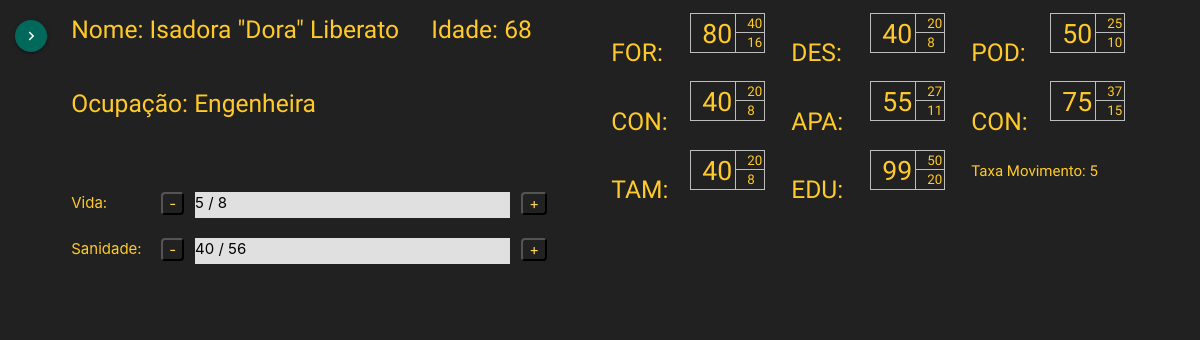
The page /ficha_cthulhu/2/ on the database its author committed.
### core/models/model_personagem.py (models this page shows, shortened)
class Personagem(models.Model):
    class Meta:
        verbose_name = ('personagem')
        verbose_name_plural = ('personagens')
    nome = models.CharField(max_length=200)
    idade = models.IntegerField(null=True, blank=True)
    natureza = models.CharField(max_length=150, null=True, blank=True)
    comportamento = models.CharField(max_length=150, null=True, blank=True)
    cla = models.CharField(max_length=100, null=True, blank=True)
    ocupacao = models.CharField(max_length=100, null=True, blank=True)
    senhor = models.CharField(max_length=150, null=True, blank=True)
    conceito = models.CharField(max_length=150, null=True, blank=True)
    mesa = models.ForeignKey('Mesa', on_delete=models.SET_NULL, null=True)

### core/models/model_ficha_cthulhu.py (models this page shows, shortened)
class Ficha_Cthulhu(models.Model):
    class Meta:
        verbose_name = ('ficha_cthulhu')
        verbose_name_plural = ('fichas_cthulhu')
    id_personagem = models.ForeignKey('Personagem', on_delete=models.CASCADE)
    pontos_vida = models.IntegerField(null=False, default=0)
    pontos_vida_max = models.IntegerField(null=False, default=0)
    sanidade = models.IntegerField(null=False, default=0)
    sanidade_max = models.IntegerField(null=False, default=0)
    FOR = models.IntegerField(null=True, blank=False, default=1)
    FOR_bom= models.IntegerField(null=True, blank=False, default=1)
    FOR_extremo = models.IntegerField(null=True, blank=False, default=1)
    CON = models.IntegerField(null=True, blank=False, default=1)
    CON_bom = models.IntegerField(null=True, blank=False, default=1)
    CON_extremo = models.IntegerField(null=True, blank=False, default=1)
    TAM = models.IntegerField(null=True, blank=False, default=1)
    TAM_bom = models.IntegerField(null=True, blank=False, default=1)
    TAM_extremo = models.IntegerField(null=True, blank=False, default=1)
    DES = models.IntegerField(null=True, blank=False, default=1)
    DES_bom = models.IntegerField(null=True, blank=False, default=1)
    DES_extremo = models.IntegerField(null=True, blank=False, default=1)
    APA = models.IntegerField(null=True, blank=False, default=1)
    APA_bom = models.IntegerField(null=True, blank=False, default=1)
    APA_extremo = models.IntegerField(null=True, blank=False, default=1)
    EDU = models.IntegerField(null=True, blank=False, default=1)
    EDU_bom = models.IntegerField(null=True, blank=False, default=1)
    EDU_extremo = models.IntegerField(null=True, blank=False, default=1)
    INT = models.IntegerField(null=True, blank=False, default=1)
    INT_bom = models.IntegerField(null=True, blank=False, default=1)
    INT_extremo = models.IntegerField(null=True, blank=False, default=1)
    POD = models.IntegerField(null=True, blank=False, default=1)
    POD_bom = models.IntegerField(null=True, blank=False, default=1)
    POD_extremo = models.IntegerField(null=True, blank=False, default=1)
    taxa_mov = models.IntegerField(null=True, blank=False, default=1)
    def calculaPorcentagens(self):
        retorno = {}
        retorno['vida'] = 100 * (self.pontos_vida / self.pontos_vida_max)
        retorno['sanidade'] = 100 * (self.sanidade / self.sanidade_max)
        return retorno

### core/views/view_ficha_cthulhu.py (the view)
# urls.py: path('ficha_cthulhu/<int:pk>/', views.ficha_cthulhu, name='ficha_cthulhu'),
def ficha_cthulhu(request, pk, template_name="core/ficha_cthulhu.html"):
    entidade = {}
    personagem = get_object_or_404(Personagem, pk=pk)
    entidade['personagem'] = personagem
    ficha_cthulhu = Ficha_Cthulhu.objects.get(id_personagem=personagem.pk)
    entidade['ficha'] = ficha_cthulhu
    entidade['porcentagem'] = ficha_cthulhu.calculaPorcentagens()
    habilidades = Habilidade_Cthulhu.objects.all().filter(ficha=ficha_cthulhu.id).order_by('titulo')
    if habilidades.exists():
        total = len(habilidades)
        coluna1 = []
        for i in range (0, floor(total/4)):
            coluna1.append(habilidades[i])
        coluna2 = []
        for i in range(floor(total / 4), 2 * floor(total / 4)):
            coluna2.append(habilidades[i])
        coluna3 = []
        for i in range(2 * floor(total / 4), 3 * floor(total / 4)):
            coluna3.append(habilidades[i])
        coluna4 = []
        for i in range(3 * floor(total / 4), total):
            coluna4.append(habilidades[i])
        colunas = [coluna1, coluna2, coluna3, coluna4]
        entidade['colunas'] = colunas
        entidade['habilidades'] = habilidades
    return render(request, template_name, {'entidade': entidade})

### core/templates/core/ficha_cthulhu.html (shortened to what this page needs)
{% extends 'core/baseTemplate.html' %}
{% block conteudo %}
    <div class = "row">
        <div class = "col s6 amber-text text-lighten-1 esquerda" style="height:250px">
            <div class="row">
                <div class = "col s8">
                    <h5> Nome: {{ entidade.personagem.nome }} </h5>
                </div>
                <div class = "col s4">
                    <h5> Idade: {{entidade.personagem.idade}}</h5>
                </div>
            </div>
            <div class = "row">
                <div class="col s12">
                    <h5> Ocupação: {{entidade.personagem.ocupacao}}</h5>
                </div>
            </div>
            <br> <br>
            <div class = 'row' style="margin-bottom:20px;">
                <div class = 'col s2 campo'> Vida: </div>
                <div class = 'col s1'>
                    <form action="{% url 'diminui_pontos_vida' entidade.personagem.pk %}"  method="get"> {% csrf_token %}
                        <button type="submit" value="-">-</button>
                    </form>
                </div>
                <div class = 'col s7 valor porcentagem black-text'>
                    <div class = 'porcentagem_barra black-text' style="width: {{ entidade.porcentagem.vida }}%;">
                        {{entidade.ficha.pontos_vida}} / {{entidade.ficha.pontos_vida_max}}
                    </div>
                </div>
                <div class = 'col s1'>
                    <form action="{% url 'aumenta_pontos_vida' entidade.personagem.pk %}"  method="get"> {% csrf_token %}
                        <button type="submit" value="+">+</button>
                    </form>
                </div>
            </div>
            <div class = 'row' style="margin-bottom:20px;">
                <div class = 'col s2 campo'> Sanidade: </div>
                <div class = 'col s1'>
                    <form action="{% url 'diminui_sanidade' entidade.personagem.pk %}"  method="get"> {% csrf_token %}
                        <button type="submit" value="-">-</button>
                    </form>
                </div>
                <div class = 'col s7 valor porcentagem black-text'>
                    <div class = 'porcentagem_barra black-text' style="width: {{ entidade.porcentagem.sanidade }}%;">
                        {{entidade.ficha.sanidade}} / {{entidade.ficha.sanidade_max}}
                    </div>
                </div>
                <div class = 'col s1'>
                    <form action="{% url 'aumenta_sanidade' entidade.personagem.pk %}"  method="get"> {% csrf_token %}
                        <button type="submit" value="+">+</button>
                    </form>
                </div>
            </div>
        </div>
        <div class = "col s6 amber-text text-lighten-1 direita" style="height:250px">
            <div class="row">
                <div class="col s4">
                    <div class="row" style="margin-bottom:15px; margin-top: 23px;">
                        <div class="col s6">
                            <h5> FOR: </h5>
                        </div>
                        <div class="col s3 normal">
                            {{ entidade.ficha.FOR }}
                        </div>
                        <div class="col s2">
                            <div class="row">
                                <div class = "col s12 bom">
                                    {{ entidade.ficha.FOR_bom }}
                                </div>
                            </div>
                            <div class="row">
                                <div class = "col s12 extremo">
                                    {{ entidade.ficha.FOR_extremo }}
                                </div>
                            </div>
                        </div>
                    </div>
                    <div class="row" style="margin-bottom:15px;">
                        <div class="col s6">
                            <h5> CON: </h5>
                        </div>
                        <div class="col s3 normal">
                            {{ entidade.ficha.CON }}
                        </div>
                        <div class="col s2">
                            <div class="row">
                                <div class = "col s12 bom">
                                    {{ entidade.ficha.CON_bom }}
                                </div>
                            </div>
                            <div class="row">
                                <div class = "col s12 extremo">
                                    {{ entidade.ficha.CON_extremo }}
                                </div>
                            </div>
                        </div>
                    </div>
                    <div class="row">
                        <div class="col s6">
                            <h5> TAM: </h5>
                        </div>
                        <div class="col s3 normal">
                            {{ entidade.ficha.TAM }}
                        </div>
                        <div class="col s2">
                            <div class="row">
                                <div class = "col s12 bom">
                                    {{ entidade.ficha.TAM_bom }}
                                </div>
                            </div>
                            <div class="row">
                                <div class = "col s12 extremo">
                                    {{ entidade.ficha.TAM_extremo }}
                                </div>
                            </div>
                        </div>
                    </div>
                </div>
                <div class="col s4">
                    <div class="row" style="margin-bottom:15px; margin-top: 23px;">
                        <div class="col s6">
                            <h5> DES: </h5>
                        </div>
                        <div class="col s3 normal">
                            {{ entidade.ficha.DES }}
                        </div>
                        <div class="col s2">
                            <div class="row">
                                <div class = "col s12 bom">
                                    {{ entidade.ficha.DES_bom }}
                                </div>
                            </div>
                            <div class="row">
                                <div class = "col s12 extremo">
                                    {{ entidade.ficha.DES_extremo }}
                                </div>
                            </div>
                        </div>
                    </div>
                    <div class="row" style="margin-bottom:15px;">
                        <div class="col s6">
                            <h5> APA: </h5>
                        </div>
                        <div class="col s3 normal">
                            {{ entidade.ficha.APA }}
                        </div>
                        <div class="col s2">
                            <div class="row">
                                <div class = "col s12 bom">
                                    {{ entidade.ficha.APA_bom }}
                                </div>
                            </div>
                            <div class="row">
                                <div class = "col s12 extremo">
                                    {{ entidade.ficha.APA_extremo }}
                                </div>
                            </div>
                        </div>
                    </div>
                    <div class="row">
                        <div class="col s6">
                            <h5> EDU: </h5>
                        </div>
                        <div class="col s3 normal">
                            {{ entidade.ficha.EDU }}
                        </div>
                        <div class="col s2">
                            <div class="row">
                                <div class = "col s12 bom">
                                    {{ entidade.ficha.EDU_bom }}
                                </div>
                            </div>
                            <div class="row">
                                <div class = "col s12 extremo">
                                    {{ entidade.ficha.EDU_extremo }}
                                </div>
                            </div>
                        </div>
                    </div>
                </div>
                <div class="col s4">
                    <div class="row" style="margin-bottom:15px; margin-top: 23px;">
                        <div class="col s6">
                            <h5> POD: </h5>
                        </div>
                        <div class="col s3 normal">
                            {{ entidade.ficha.POD }}
                        </div>
                        <div class="col s2">
                            <div class="row">
                                <div class = "col s12 bom">
                                    {{ entidade.ficha.POD_bom }}
                                </div>
                            </div>
                            <div class="row">
                                <div class = "col s12 extremo">
                                    {{ entidade.ficha.POD_extremo }}
                                </div>
                            </div>
                        </div>
                    </div>
                    <div class="row" style="margin-bottom:15px;">
                        <div class="col s6">
                            <h5> CON: </h5>
                        </div>
                        <div class="col s3 normal">
                            {{ entidade.ficha.INT }}
                        </div>
                        <div class="col s2">
                            <div class="row">
                                <div class = "col s12 bom">
                                    {{ entidade.ficha.INT_bom }}
                                </div>
                            </div>
                            <div class="row">
                                <div class = "col s12 extremo">
                                    {{ entidade.ficha.INT_extremo }}
                                </div>
                            </div>
                        </div>
                    </div>
                    <p> Taxa Movimento: {{ entidade.ficha.taxa_mov }}</p>
                </div>
            </div>
        </div>
    </div>
    <div class = "row">
        <div class = "col s3 amber-text text-lighten-1 direita">
            <br>
        </div>
        <div class = "col s3 amber-text text-lighten-1 direita">
            <br>
        </div>
        <div class = "col s3 amber-text text-lighten-1 direita">
            <br>
        </div>
        <div class = "col s3 amber-text text-lighten-1 direita">
            <br>
        </div>
    </div>
{% endblock conteudo %}

### core/static/css/estilo1.css (style rules this page uses)
html, body { width:100%; height: 100%; }
body { background-color:#212121; }
button { background-color:#212121; }
.porcentagem { background-color: #e0e0e0; }
.normal, .bom, .extremo { border-color: #bdbdbd ; }

### core/static/css/style.css (style rules this page uses)
.porcentagem { height: 26px; padding: 0px !important; }
.normal, .bom, .extremo { height:40px; font-size:20pt; text-align: center; margin: -10px 0px 0px 0px; border-style: groove none groove groove; border-width:1.5px; font-family: 'Odibee Sans', cursive; }
.bom, .extremo { height:20px; font-size:10pt; border-style: groove; margin: -10px 0px 0px 0px; }
.extremo { margin: -20px 0px 0px 0px; border-style: none groove groove groove; }
button { text-align:center; color:#ffd54f; border: 1.5 0px solid #B4AFA7; border-radius: 4px; transition-duration: 0.4s; cursor: pointer; }
h1, h2, h3, h4, h5, h6, p, a { font-family: 'Josefin Sans', sans-serif; }

### rows shown on the page
Personagem: personagem.nome "Isadora \"Dora\" Liberato", personagem.idade "68", personagem.ocupacao "Engenheira"
Ficha_Cthulhu: ficha.pontos_vida "5", ficha.pontos_vida_max "8", ficha.sanidade "40", ficha.sanidade_max "56", ficha.FOR "80", ficha.FOR_bom "40", ficha.FOR_extremo "16", ficha.CON "40", ficha.CON_bom "20", ficha.CON_extremo "8", ficha.TAM "40", ficha.TAM_bom "20", ficha.TAM_extremo "8", ficha.DES "40", ficha.DES_bom "20", ficha.DES_extremo "8", ficha.APA "55", ficha.APA_bom "27", ficha.APA_extremo "11", ficha.EDU "99", ficha.EDU_bom "50", ficha.EDU_extremo "20", ficha.POD "50", ficha.POD_bom "25", ficha.POD_extremo "10", ficha.INT "75", ficha.INT_bom "37", ficha.INT_extremo "15", ficha.taxa_mov "5"
